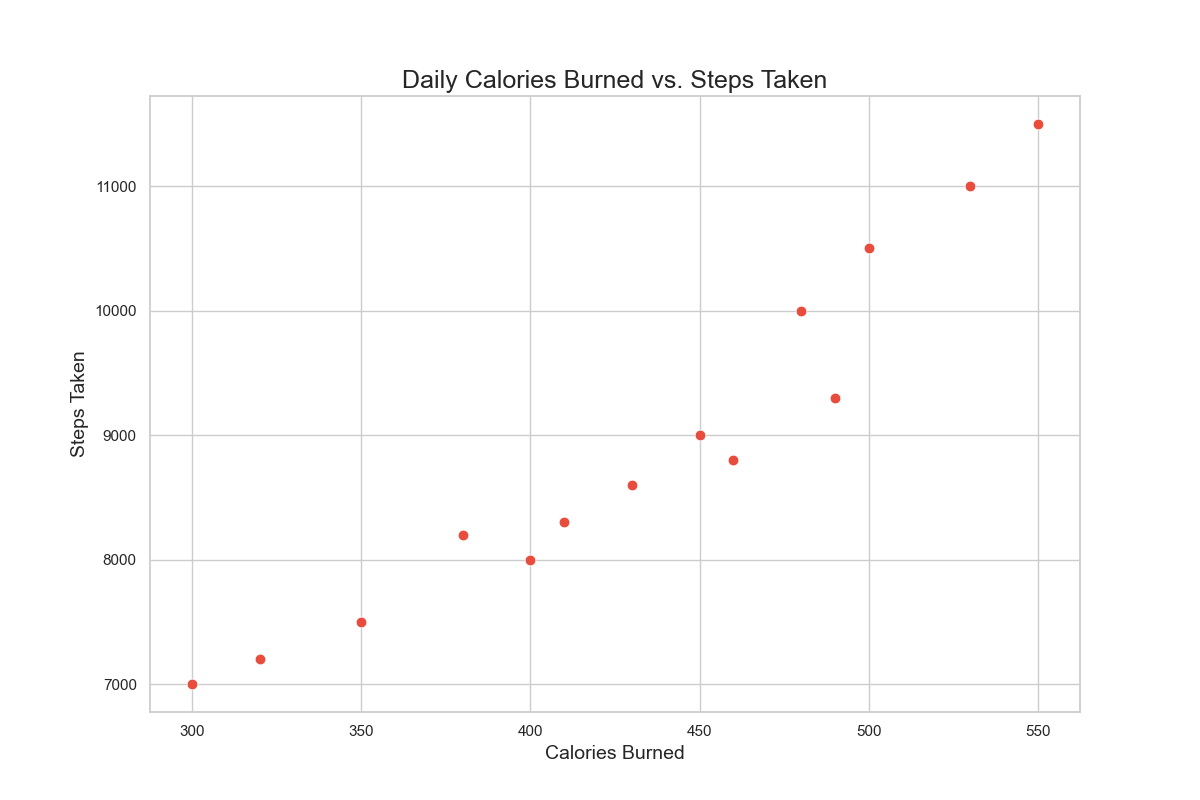

The script that drew this image:

import pandas as pd
import seaborn as sns
import matplotlib.pyplot as plt

# Load data into a pandas DataFrame
data = {
    'Day': ['Monday', 'Tuesday', 'Wednesday', 'Thursday', 'Friday', 'Saturday', 'Sunday',
            'Monday', 'Tuesday', 'Wednesday', 'Thursday', 'Friday', 'Saturday', 'Sunday'],
    'CaloriesBurned': [300, 350, 400, 380, 450, 480, 500, 320, 410, 460, 430, 490, 530, 550],
    'Steps': [7000, 7500, 8000, 8200, 9000, 10000, 10500, 7200, 8300, 8800, 8600, 9300, 11000, 11500]
}

df = pd.DataFrame(data)

# Set the style
sns.set(style="whitegrid")

# Create the scatterplot
plt.figure(figsize=(12, 8))
scatter_plot = sns.scatterplot(x='CaloriesBurned', y='Steps',
                               data=df, color="#E74C3C", s=60)

# Customize the axes and title
scatter_plot.set_title('Daily Calories Burned vs. Steps Taken', fontsize=18)
scatter_plot.set_xlabel('Calories Burned', fontsize=14)
scatter_plot.set_ylabel('Steps Taken', fontsize=14)

# Show the plot
plt.show()
